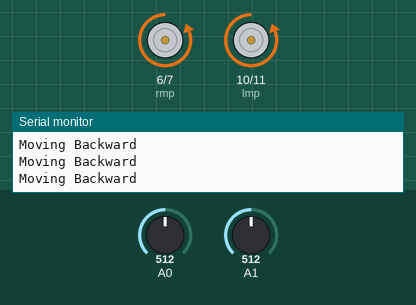
Recording of a sketch running on a simulated Arduino Uno, built with avr-gcc and run on an emulated ATmega328P. On the bench: motor-driver pin pairs drawn as motors (green arrow = first pin HIGH = forward, orange = second pin HIGH = backward, longer = more drive), the last lines printed to the serial monitor. Inputs (shaded band) come from the test bench; at power-on: A1 = 512, A0 = 512.

Above: at 1.2 s.
1.3 s: A1 set to 387
4.3 s: A1 set to 373
At 4.6 s:
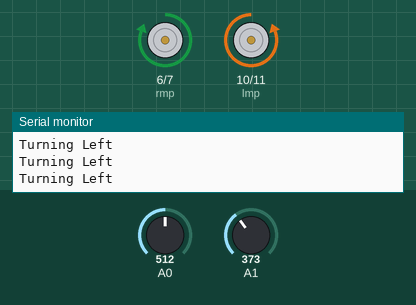
5.8 s: A0 set to 313
7.3 s: A0 set to 292
At 8.2 s:
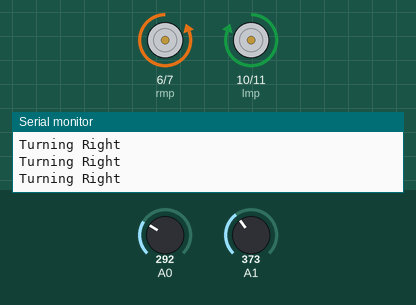
8.8 s: A1 set to 310
11.8 s: A1 set to 285
At 12.4 s:
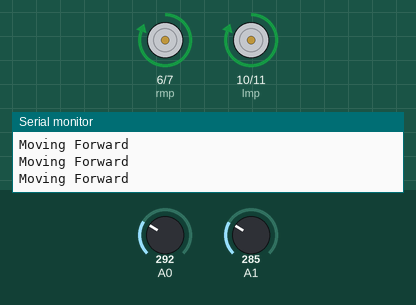
Timing chart, 0 to 14.3 s (numbered marks = the images above; inputs shaded):
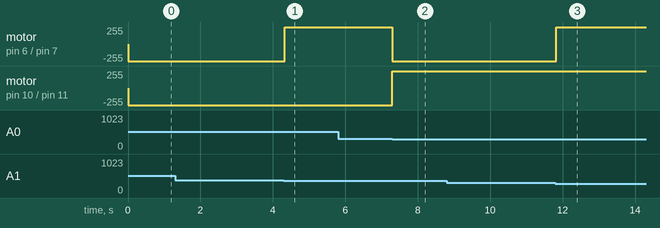

The sketch:

Srishti10.ino
```cpp
/*Robot Controlled by accelerometer input*/

 int rmp=6;
 int rmn=7;
 int lmp=10;
 int lmn=11;

void setup() {
  // put your setup code here, to run once:
 Serial.begin(9600);
 pinMode(6,OUTPUT);
 pinMode(7,OUTPUT);
 pinMode(10,OUTPUT);
 pinMode(11,OUTPUT);
 Serial.println("Robot ready to receive command");

}

void loop() {
  // put your main code here, to run repeatedly:

 char c=Serial.read();
  int x=analogRead(A0);
  int y=analogRead(A1);

 if(y<300)
 {Serial.println("Moving Forward");
  digitalWrite(rmp,HIGH);
  digitalWrite(rmn,LOW);
  digitalWrite(lmp,HIGH);
  digitalWrite(lmn,LOW);
 }
 else if(y>380)
 {Serial.println("Moving Backward");
  digitalWrite(rmp,LOW);
  digitalWrite(rmn,HIGH);
  digitalWrite(lmp,LOW);
  digitalWrite(lmn,HIGH);
  }

 else if(x>380)
 {Serial.println("Turning Left");
  digitalWrite(rmp,HIGH);
  digitalWrite(rmn,LOW);
  digitalWrite(lmp,LOW);
  digitalWrite(lmn,HIGH);
  }
 else if(x<300)
 {Serial.println("Turning Right");
  digitalWrite(rmp,LOW);
  digitalWrite(rmn,HIGH);
  digitalWrite(lmp,HIGH);
  digitalWrite(lmn,LOW);
  }
 else if(x>310&&x<360&&y<360&&y>310)
 {Serial.println("Stopped Moving");
  digitalWrite(rmp,LOW);
  digitalWrite(rmn,LOW);
  digitalWrite(lmp,LOW);
  digitalWrite(lmn,LOW);

 }

}
```

Measured:
- the behaviour switches between 381 and 380 on A1 (found by bisection; images 0 and 1)
- the behaviour switches between 300 and 299 on A0 (found by bisection; images 1 and 2)
- the behaviour switches between 300 and 299 on A1 (found by bisection; images 2 and 3)
- after the input at 4.3 s, motor on pin 6 (rmp) / pin 7 (rmn): backward 255/255 → forward 255/255 at once
- after the input at 7.3 s, motor on pin 6 (rmp) / pin 7 (rmn): forward 255/255 → backward 255/255 at once; motor on pin 10 (lmp) / pin 11 (lmn): backward 255/255 → forward 255/255 at once
- after the input at 11.8 s, motor on pin 6 (rmp) / pin 7 (rmn): backward 255/255 → forward 255/255 at once
